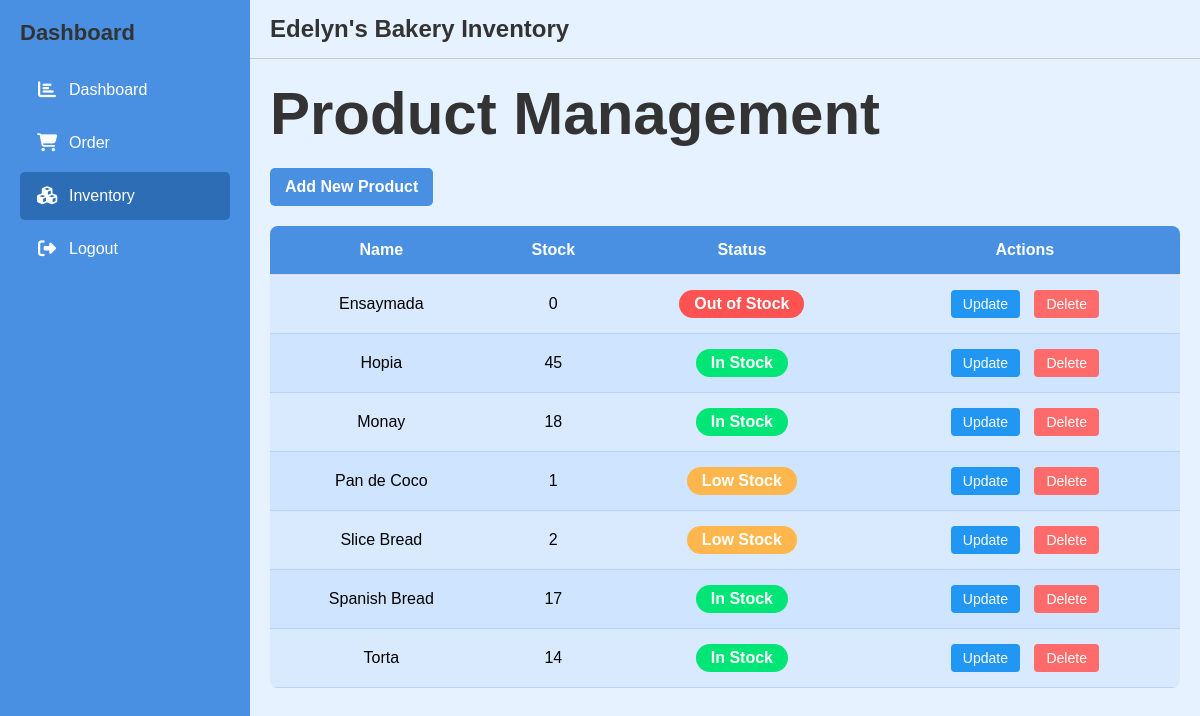
The page /inventory.php on the database its author committed.
### tables this page shows
CREATE TABLE `products` (
  `product_id` int(11) NOT NULL,
  `name` varchar(100) DEFAULT NULL,
  `quantity_in_stock` int(11) DEFAULT NULL,
  `price` decimal(10,2) DEFAULT NULL,
  `image_path` varchar(255) DEFAULT NULL
);

### inventory.php (the view, shortened to what this page needs)
<?php
include('connect.php');
$error = "";
if (!$con) {
    $error = "Database connection error: " . mysqli_connect_error();
} else {
    $sql_select_products = "SELECT product_id, name, quantity_in_stock FROM products ORDER BY name ASC";
    $result_select_products = $con->query($sql_select_products);
}
?>
<!DOCTYPE html>
<html lang="en">
<head>
    <link rel="stylesheet" href="styles.css">
    <link rel="stylesheet" href="https://cdnjs.cloudflare.com/ajax/libs/font-awesome/5.15.4/css/all.min.css">
</head>
<body>
    <div class="sidebar">
        <h2>Dashboard</h2>
        <ul>
            <li><i class="fas fa-chart-bar"></i> <a href="dashboard.php">Dashboard</a></li>
            <li><i class="fas fa-shopping-cart"></i> <a href="order.php">Order</a></li>
            <li class="active"><i class="fas fa-cubes"></i> <a href="inventory.php">Inventory</a></li>
            <li><i class="fas fa-sign-out-alt"></i> <a href="logout.php">Logout</a></li>
        </ul>
    </div>
    <div class="main-content">
        <header>
            <h2>Edelyn's Bakery Inventory</h2>
        </header>
        <div class="inventory-container">
            <div class="inventory-header">
                <h1>Product Management</h1>
            </div>
            <div class="inventory-actions">
                <a href="add-products.php" class="inventory-button">Add New Product</a>
            </div>
            <?php if ($error): ?>
                <p class="error-message"><?php echo $error; ?></p>
            <?php else: ?>
                <table class="inventory-table">
                    <thead>
                        <tr>
                            <th>Name</th>
                            <th>Stock</th>
                            <th>Status</th>
                            <th>Actions</th>
                        </tr>
                    </thead>
                    <tbody>
                        <?php
                        if ($result_select_products && $result_select_products->num_rows > 0) {
                            while($row = $result_select_products->fetch_assoc()) {
                                echo "<tr>";
                                echo "<td>".$row['name']."</td>";
                                echo "<td>".$row['quantity_in_stock']."</td>";
                                echo "<td class='stock-status'>";
                                if ($row['quantity_in_stock'] <= 0) {
                                    echo "<span class='out-of-stock'>Out of Stock</span>";
                                } elseif ($row['quantity_in_stock'] <= 10) {
                                    echo "<span class='low-stock'>Low Stock</span>";
                                } else {
                                    echo "<span class='in-stock'>In Stock</span>";
                                }
                                echo "</td>";
                                echo "<td class='action-links'>";
                                echo "<a href='edit-products.php?id=".$row['product_id']."' class='action-button edit-button'>Update</a> ";
                                echo "<a href='delete-products.php?id=".$row['product_id']."' class='action-button delete-button' onclick=\"return confirm('Are you sure you want to delete this product?')\">Delete</a>";
                                echo "</td>";
                                echo "</tr>";
                            }
                        } else {
                            echo "<tr><td colspan='4' class='no-data'>No products found in inventory.</td></tr>";
                        }
                        ?>
                    </tbody>
                </table>
            <?php endif; ?>
        </div>
    </div>
</body>
</html>

### styles.css (style rules this page uses)
* { margin: 0; padding: 0; box-sizing: border-box; font-family: Arial, sans-serif; }
body { display: flex; height: 100vh; background-color: #e6f2ff; }
.sidebar { width: 250px; background: #4a90e2; color: white; padding: 20px; display: flex; flex-direction: column; }
.sidebar h2 { font-size: 22px; margin-bottom: 20px; font-weight: bold; }
.sidebar ul { list-style: none; }
.sidebar ul li { padding: 15px; cursor: pointer; border-radius: 5px; margin-bottom: 5px; display: flex; align-items: center; }
.sidebar ul li i { margin-right: 10px; font-size: 18px; width: 24px; text-align: center; }
.sidebar ul li:hover, .sidebar ul li.active { background: #2c6db5; }
.main-content { flex: 1; display: flex; flex-direction: column; }
h2 { margin-bottom: 20px; color: #333; }
table { width: 100%; border-collapse: collapse; margin-top: 10px; }
th, td { padding: 12px; text-align: center; border-bottom: 1px solid #ddd; }
th { background: #4a90e2; color: white; }
tr:nth-child(even) { background: #f9f9f9; }
.inventory-container { padding: 20px; overflow-y: auto; max-height: calc(100vh - 60px); }
.inventory-header { font-size: 30px; margin-bottom: 20px; color: #333; }
.inventory-actions { display: flex; gap: 15px; margin-bottom: 20px; }
.inventory-button { padding: 10px 15px; background-color: #4a90e2; color: white; border: none; border-radius: 5px; cursor: pointer; font-weight: bold; }
.inventory-table { width: 100%; border-collapse: collapse; margin-top: 20px; background-color: #d9eaff; border-radius: 8px; overflow: hidden; }
.inventory-table th { background-color: #4a90e2; color: white; padding: 15px; text-align: center; }
.inventory-table td { padding: 15px; border-bottom: 1px solid #b4d4ff; }
.inventory-table tr:nth-child(even) { background-color: #cfe5ff; }
.in-stock { background-color: #00e676; color: white; }
.low-stock { background-color: #ff9800; color: white; }
.out-of-stock { background-color: #ff5252; color: white; }

### inventory.php (style rules this page uses)
body, html { height: 100%; margin: 0; padding: 0; overflow: hidden; }
.sidebar { width: 250px; background: #4a90e2; color: white; padding: 20px; height: 100vh; position: fixed; left: 0; top: 0; display: flex; flex-direction: column; }
.sidebar h2 { font-size: 22px; margin-bottom: 20px; font-weight: bold; }
.sidebar ul { list-style: none; padding: 0; margin: 0; }
.sidebar ul li { padding: 15px; cursor: pointer; border-radius: 5px; margin-bottom: 5px; }
.sidebar ul li i { margin-right: 10px; font-size: 18px; width: 24px; text-align: center; }
.sidebar ul li:hover, .sidebar ul li.active { background: #2c6db5; }
.sidebar ul li a { color: white; text-decoration: none; display: block; }
.main-content { margin-left: 250px; width: calc(100% - 250px); height: 100vh; overflow-y: auto; }
.main-content header { background-color: #e6f2ff; padding: 15px 20px; border-bottom: 1px solid #ccc; }
.main-content header h2 { margin: 0; color: #333; }
.inventory-container { padding: 20px; overflow-y: auto; max-height: calc(100vh - 60px); }
.inventory-header { font-size: 30px; margin-bottom: 20px; color: #333; }
.inventory-actions { display: flex; gap: 15px; margin-bottom: 20px; }
.inventory-button { padding: 10px 15px; background-color: #4a90e2; color: white; border: none; border-radius: 5px; cursor: pointer; font-weight: bold; text-decoration: none; display: inline-block; }
.inventory-table { width: 100%; border-collapse: collapse; margin-top: 20px; background-color: #d9eaff; border-radius: 8px; overflow: hidden; }
.inventory-table th { background-color: #4a90e2; color: white; padding: 15px; text-align: center; }
.inventory-table td { padding: 15px; border-bottom: 1px solid #b4d4ff; text-align: center; }
.inventory-table tr:nth-child(even) { background-color: #cfe5ff; }
.action-button { padding: 6px 12px; border-radius: 4px; cursor: pointer; color: white; text-decoration: none; margin: 0 5px; font-size: 14px; display: inline-block; }
.edit-button { background-color: #2196F3; }
.delete-button { background-color: #ff6b6b; }
.in-stock { background-color: #00e676; color: white; padding: 5px 15px; border-radius: 20px; font-weight: bold; display: inline-block; }
.low-stock { background-color: #ffb74d; color: white; padding: 5px 15px; border-radius: 20px; font-weight: bold; display: inline-block; }
.out-of-stock { background-color: #ff5252; color: white; padding: 5px 15px; border-radius: 20px; font-weight: bold; display: inline-block; }

### rows shown on the page
products: name "Ensaymada", quantity_in_stock "0", shows "Out of Stock"
products: name "Hopia", quantity_in_stock "45", shows "In Stock"
products: name "Monay", quantity_in_stock "18", shows "In Stock"
products: name "Pan de Coco", quantity_in_stock "1", shows "Low Stock"
products: name "Slice Bread", quantity_in_stock "2", shows "Low Stock"
products: name "Spanish Bread", quantity_in_stock "17", shows "In Stock"
products: name "Torta", quantity_in_stock "14", shows "In Stock"
